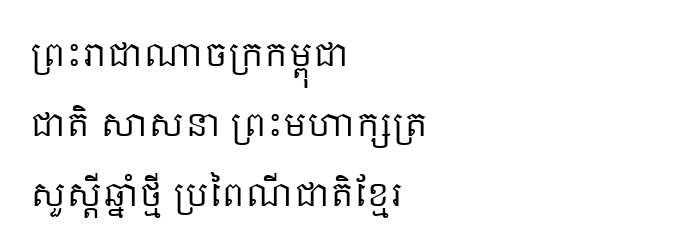
#> input picture sample_document.png, 700 x 250 px
$ python -i preprocessor.py   (imports and definitions only)   (older library calls are emulated)
#> lines starting #> are read from the running program, lines starting #| are printed output that depends on the picture; after the words box and inside, x2 and y2 are one past the last pixel; in counts of white or black regions, pixels touching at a corner belong together
"""Document Preprocessing: Auto-Deskew, Shadow Removal & Contrast Enhancement."""

from typing import Tuple
import numpy as np
import cv2
from PIL import Image


class KhmerDocumentPreprocessor:
    """Preprocesses raw document photos & scans for optimal OCR transcription."""

    def __init__(self, max_skew_angle: float = 20.0, angle_step: float = 0.5):
        self.max_skew_angle = max_skew_angle
        self.angle_step = angle_step

    def detect_skew_angle(self, gray: np.ndarray) -> float:
        """Finds tilt angle using Horizontal Projection Profile variance."""
        h, w = gray.shape
        # Downsample for fast angle calculation if image is large
        if w > 800:
            scale = 800.0 / w
            resized = cv2.resize(gray, (800, int(h * scale)))
        else:
            resized = gray

        # Binarize
        _, binary = cv2.threshold(resized, 0, 255, cv2.THRESH_BINARY_INV + cv2.THRESH_OTSU)

        best_score = -1.0
        best_angle = 0.0

        angles = np.arange(-self.max_skew_angle, self.max_skew_angle + self.angle_step, self.angle_step)
        center = (resized.shape[1] // 2, resized.shape[0] // 2)

        for angle in angles:
            rot_mat = cv2.getRotationMatrix2D(center, angle, 1.0)
            rotated = cv2.warpAffine(
                binary, rot_mat, (resized.shape[1], resized.shape[0]),
                flags=cv2.INTER_NEAREST, borderMode=cv2.BORDER_CONSTANT, borderValue=0
            )

            # Horizontal projection (sum along width)
            proj = np.sum(rotated, axis=1)
            # Variance of projection: peaks are highest when text lines are horizontal
            score = np.var(proj)

            if score > best_score:
                best_score = score
                best_angle = angle

        return float(best_angle)

    def deskew(self, image: Image.Image, angle: float | None = None) -> Tuple[Image.Image, float]:
        """Straightens a rotated document image."""
        cv_img = np.array(image.convert("RGB"))
        gray = cv2.cvtColor(cv_img, cv2.COLOR_RGB2GRAY)

        if angle is None:
            angle = self.detect_skew_angle(gray)

        if abs(angle) < 0.2:
            return image, 0.0

        h, w = gray.shape
        center = (w // 2, h // 2)
        rot_mat = cv2.getRotationMatrix2D(center, angle, 1.0)

        # Rotate with white border background
        rotated = cv2.warpAffine(
            cv_img, rot_mat, (w, h),
            flags=cv2.INTER_LINEAR, borderMode=cv2.BORDER_CONSTANT, borderValue=(255, 255, 255)
        )

        return Image.fromarray(rotated), angle

    def remove_shadows(self, image: Image.Image) -> Image.Image:
        """Removes uneven shadows and smartphone lighting gradients."""
        cv_img = np.array(image.convert("RGB"))

        # Process each color channel to preserve colored letterheads / stamps
        planes = cv2.split(cv_img)
        result_planes = []

        kernel = cv2.getStructuringElement(cv2.MORPH_ELLIPSE, (35, 35))

        for plane in planes:
            # Estimate background illumination with morphological opening
            bg = cv2.morphologyEx(plane, cv2.MORPH_OPEN, kernel)
            # Divide image by background
            diff = cv2.absdiff(plane, bg)
            norm = cv2.normalize(diff, None, alpha=0, beta=255, norm_type=cv2.NORM_MINMAX, dtype=cv2.CV_8UC1)
            result = 255 - norm
            result_planes.append(result)

        cleaned = cv2.merge(result_planes)
        return Image.fromarray(cleaned)

    def enhance_contrast(self, image: Image.Image) -> Image.Image:
        """Applies adaptive contrast enhancement for faded prints."""
        gray = np.array(image.convert("L"))
        clahe = cv2.createCLAHE(clipLimit=2.0, tileGridSize=(8, 8))
        enhanced = clahe.apply(gray)
        return Image.fromarray(enhanced)

    def preprocess_document(
        self,
        image: Image.Image,
        auto_deskew: bool = True,
        remove_shadow: bool = True,
        enhance: bool = False,
    ) -> Tuple[Image.Image, dict]:
        """Complete preprocessing pipeline."""
        detected_angle = 0.0
        result = image

        if auto_deskew:
            result, detected_angle = self.deskew(result)

        if remove_shadow:
            result = self.remove_shadows(result)

        if enhance:
            result = self.enhance_contrast(result)

        metadata = {
            "skew_angle_deg": detected_angle,
            "was_shadow_removed": remove_shadow,
            "was_enhanced": enhance,
        }
        return result, metadata

>>> from PIL import Image
>>> picture = Image.open('../../sample_document.png')
#> picture is the input picture: PIL image 700x250 RGB; min 0, max 255, mean 243.8
>>> result = KhmerDocumentPreprocessor().preprocess_document(picture)
#> in detect_skew_angle, `_, binary = cv2.threshold(resized, 0, 255, cv2.THRESH_BINARY_INV + cv2..`:
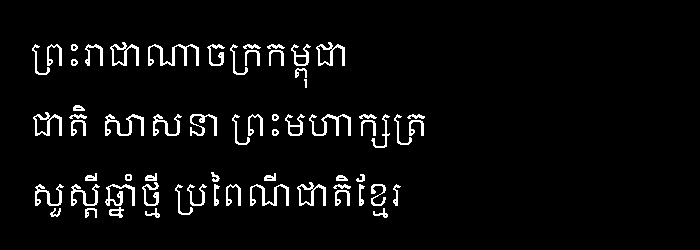
#> binary: shape (250, 700); 4.4% white in thin lines or dots, all inside (x1, y1, x2, y2) = (32, 42, 425, 218)
#> the loop in detect_skew_angle, `for angle in angles:` made 81 passes
#> (score, best_score) on passes 1, 2, 3, 4, 5, 6, 7, 8, 12, 13, 23, 24: (15407064.1, 15407064.1), (15676253, 15676253), (15919539.1, 15919539.1), (16750444.2, 16750444.2), (17007893.2, 17007893.2), (17718278.3, 17718278.3), (17754477, 17754477), (18707449, 18707449), (18817136.3, 18817136.3), (19135687.1, 19135687.1), (19948063.6, 19948063.6), (22027691.1, 22027691.1)
#> score on passes 9, 10, 11, 14, 15, 16: 18198761.1, 18445281.8, 18676636.6, 18844141, 18401460.1, 17690999.1
#> pass 1, in detect_skew_angle, `rotated = cv2.warpAffine( binary, rot_mat, (resized.shape[1], resized...`:
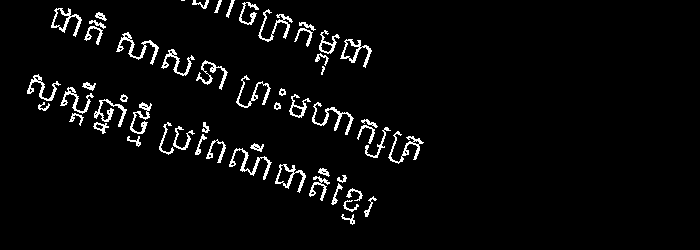
#> rotated: shape (250, 700); 3.9% white in thin lines or dots, all inside (x1, y1, x2, y2) = (27, 0, 424, 225)
#> pass 2, in detect_skew_angle, `rotated = cv2.warpAffine( binary, rot_mat, (resized.shape[1], resized...`:
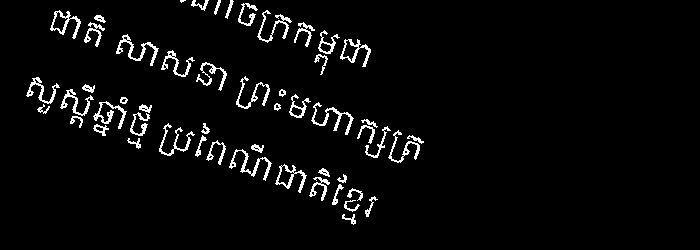
#> rotated: shape (250, 700); 3.9% white in thin lines or dots, all inside (x1, y1, x2, y2) = (26, 0, 424, 225)
#> pass 3, in detect_skew_angle, `rotated = cv2.warpAffine( binary, rot_mat, (resized.shape[1], resized...`:
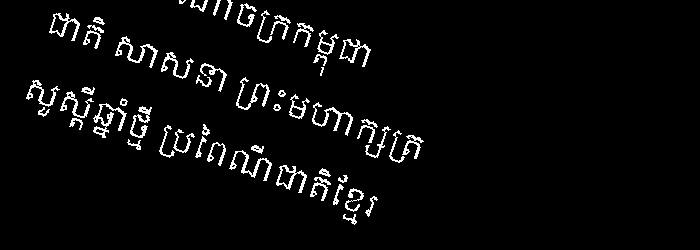
#> rotated: shape (250, 700); 3.9% white in thin lines or dots, all inside (x1, y1, x2, y2) = (26, 0, 424, 225)
#> after the loop in detect_skew_angle, `for angle in angles:`: best_angle = 0; best_score = 129544895.2
#> in deskew, `angle = self.detect_skew_angle(gray)`: angle = 0
#> the loop in remove_shadows, `for plane in planes:` made 3 passes
#> pass 1, in remove_shadows, `bg = cv2.morphologyEx(plane, cv2.MORPH_OPEN, kernel)`:
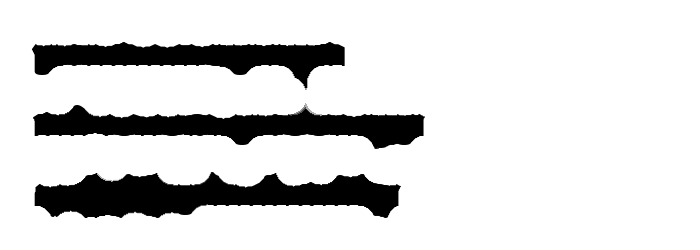
#> bg: shape (250, 700); min 0, max 255, mean 217
#> pass 1, in remove_shadows, `diff = cv2.absdiff(plane, bg)`:
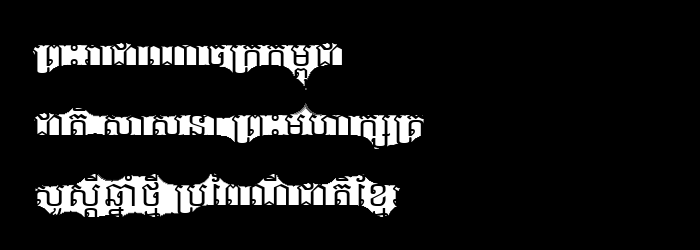
#> diff: shape (250, 700); min 0, max 255, mean 26.8
#> pass 1, in remove_shadows, `result = 255 - norm`:
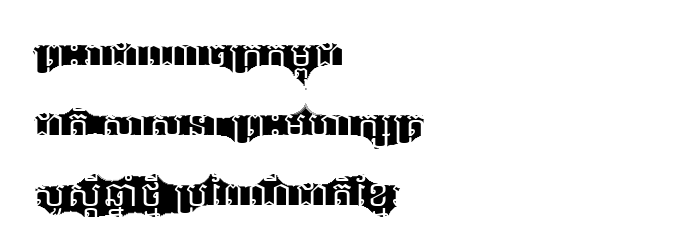
#> result: shape (250, 700); min 0, max 255, mean 228.2
#> after the loop in remove_shadows, `for plane in planes:`: result_planes = 3 items
#> in preprocess_document, `metadata = { "skew_angle_deg": detected_angle, "was_shadow_removed": r..`: metadata = {'skew_angle_deg': 0, 'was_shadow_removed': True, 'was_enhanced': False}
